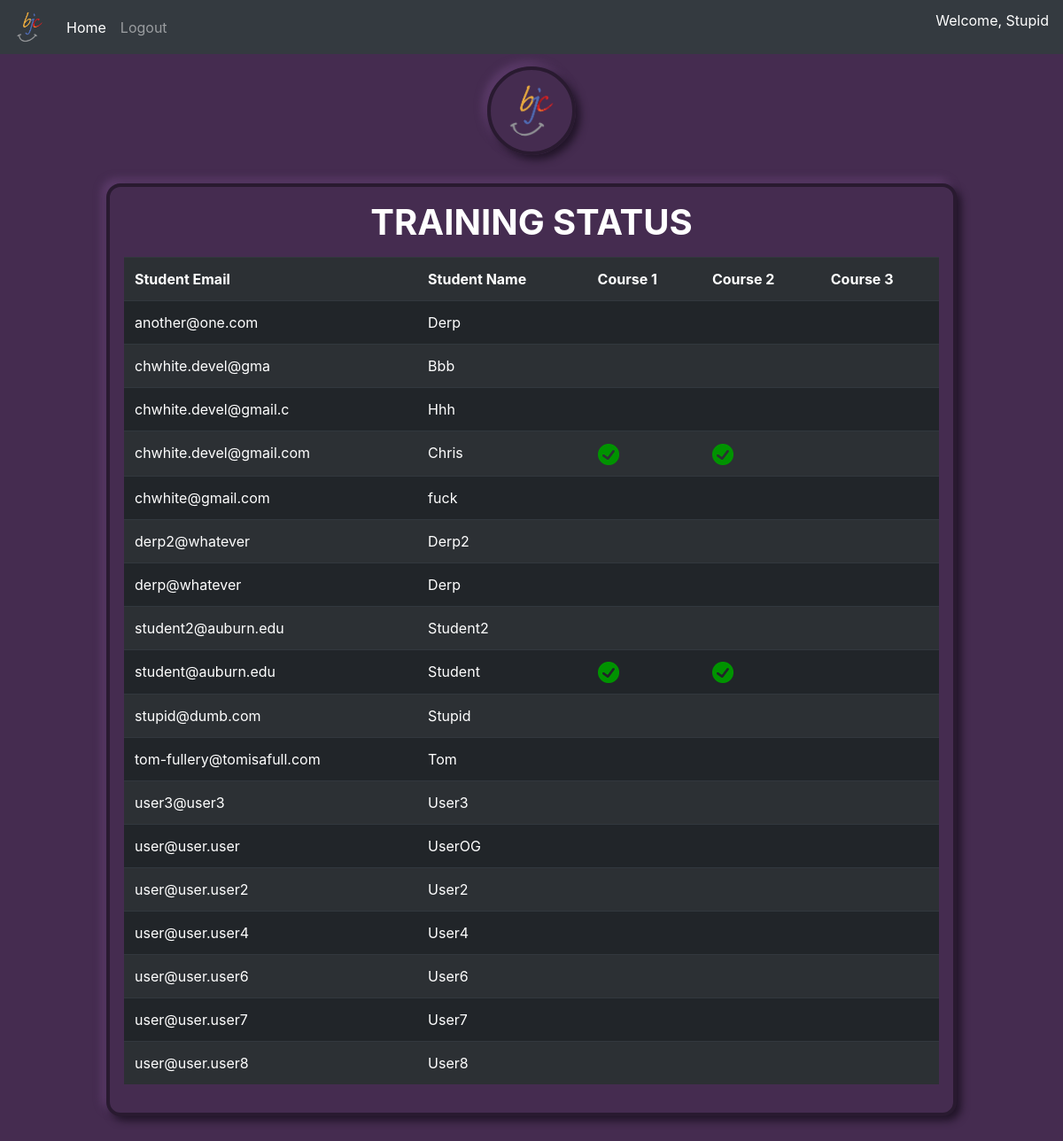
Screenshot of /web/training_status.php (signed in) with the database file from the repository.
### tables this page shows
CREATE TABLE `users` (
  `user_email` varchar(255) NOT NULL,
  `user_password` varchar(255) NOT NULL,
  `user_firstname` varchar(255) NOT NULL,
  `user_role` varchar(255) NOT NULL
);

### web/training_status.php (the view, shortened to what this page needs)
<!DOCTYPE html>
<html lang="en">
<head>
    <link rel="stylesheet" href="https://maxcdn.bootstrapcdn.com/bootstrap/4.0.0/css/bootstrap.min.css">
    <link rel="stylesheet" href="/css/main.css">
    <link rel="stylesheet" href="/css/courses.css">
</head>
<body>
    <?php
    function check_completion($email, $course_number, $conn){
        $sql = "SELECT * FROM course_completions WHERE user_email = '$email' AND course_number = $course_number";
        $result = $conn->query($sql) or die($conn->error);
        $numrows = $result->num_rows;
        if ($numrows > 0) {
           return '<img src="../../assets/checkmark.png" width="24" height="24">';
        }
        return '';
    }
    require_once "header.php";
    ?>
    <header>
        <img width="100px" src="/assets/bjc.png">
    </header>
    <main>
        <h1>Training Status</h1>
        <table class="table table-dark table-striped">
          <tr>
            <th>Student Email</th>
            <th>Student Name</th>
            <th>Course 1</th>
            <th>Course 2</th>
            <th>Course 3</th>
          </tr>
          <?php
            $sql = "SELECT * FROM users WHERE user_role='student'";
            $result = $conn->query($sql) or die($conn->error);
            while ($row = $result->fetch_assoc()) {
                echo "<tr>\n";
                echo "<td>" . $row["user_email"] . "</td>\n";
                echo "<td>" . $row["user_firstname"] . "</td>\n";
                echo "<td>" . check_completion($row["user_email"], '1', $conn) . "</td>\n";
                echo "<td>" . check_completion($row["user_email"], '2', $conn) . "</td>\n";
                echo "<td>" . check_completion($row["user_email"], '3', $conn) . "</td>\n";
                echo "</tr>\n";
            }
          ?>
        </table>
    </main>
</body>
</html>

### web/header.php (shortened to what this page needs)
<nav class="navbar navbar-expand-md navbar-dark fixed-top bg-dark">
  <a class="navbar-brand" href="/web/courses.php"><img width="35px" src="/assets/bjc.png"></a>
  <div class="collapse navbar-collapse" id="navbarCollapse">
    <ul class="navbar-nav mr-auto">
      <li class="nav-item active">
        <a class="nav-link"
        <?php
        if (isset($_SESSION['user_role']) && ($_SESSION['user_role'] == 'teacher')){
            echo 'href="/web/training_status.php"';
        }
        else {
            echo 'href="/web/courses.php"';
        }
        ?> >Home <span class="sr-only">(current)</span></a>
      </li>
      <li class="nav-item">
        <a class="nav-link" href="/web/logout.php">Logout</a>
      </li>
    </ul>
    <?php
    if (isset($_SESSION['loggedin']) && $_SESSION['loggedin'] == true) {
      echo "<p class='text-white'>Welcome, " . $_SESSION['user_firstname'] . "</p>";
    }
    ?>
  </div>
</nav>

### css/main.css (style rules this page uses)
body { background-color: #452c50; }
header { width: 100%; margin: 75px 0em 1em 0em; display: flex; flex-direction: row; flex-basis: 1; }
header img { display: block; margin-left: auto; margin-right: auto; border: 4px solid #291a30; border-radius: 50%; padding: 1em; box-shadow: 5px 5px 10px #201427, -5px -5px 10px #5d3c6b; }
main, form { margin: 2em auto; max-width: 960px; background-color: #452c50; border: 4px solid #291a30; border-radius: 1em; padding: 1em; box-shadow: 5px 5px 10px #201427, -5px -5px 10px #5d3c6b; }
h1, h2, h3, h4, h5, h6 { text-align: center; color: #fff; }
h1, h2 { font-weight: bold; }
main h1 { text-align: center; margin-bottom: 0.375em; text-transform: uppercase; }

### rows the page displays
users: user_email "another@one.com", user_firstname "Derp"
users: user_email "chwhite.devel@gma", user_firstname "Bbb"
users: user_email "chwhite.devel@gmail.c", user_firstname "Hhh"
users: user_email "chwhite.devel@gmail.com", user_firstname "Chris"
users: user_email "chwhite@gmail.com", user_firstname "fuck"
users: user_email "derp2@whatever", user_firstname "Derp2"
users: user_email "derp@whatever", user_firstname "Derp"
users: user_email "student2@auburn.edu", user_firstname "Student2"
users: user_email "student@auburn.edu", user_firstname "Student"
users: user_email "stupid@dumb.com", user_firstname "Stupid"
users: user_email "tom-fullery@tomisafull.com", user_firstname "Tom"
users: user_email "user3@user3", user_firstname "User3"
users: user_email "user@user.user", user_firstname "UserOG"
users: user_email "user@user.user2", user_firstname "User2"
users: user_email "user@user.user4", user_firstname "User4"
users: user_email "user@user.user6", user_firstname "User6"
users: user_email "user@user.user7", user_firstname "User7"
users: user_email "user@user.user8", user_firstname "User8"

### other values shown
$_SESSION['user_firstname'] "Stupid"
